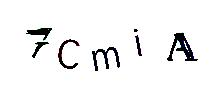

Reproduce this figure in Python.
from urllib.request import urlretrieve
from urllib.request import urlopen
from bs4 import BeautifulSoup
import subprocess
import requests
from PIL import Image
from PIL import ImageOps

def cleanImage(imagepath):
    image = Image.open(imagepath)
    image = image.point(lambda x : 0 if x < 143 else 255)
    borderImage = ImageOps.expand(image, border = 20, fill = 'white')
    borderImage.save(imagepath)

html = urlopen("http://www.pythonscraping.com/humans-only")
bsObj = BeautifulSoup(html, "html.parser")

imageLocation = bsObj.find("img", {"title" : "Image CAPTCHA"})["src"]
formBuildId = bsObj.find("input", {"name" : "form_build_id"})["value"]
captchaSid = bsObj.find("input", {"name" : "captcha_sid"})["value"]
captchaToken = bsObj.find("input", {"name" : "captcha_token"})["value"]

captchaUrl = "http://pythonscraping.com" + imageLocation
urlretrieve(captchaUrl, "captcha.jpg")
cleanImage("captcha.jpg")
p = subprocess.Popen(["tesseract", "captcha.jpg", "captcha"], stdout = subprocess.PIPE, stderr = subprocess.PIPE)
f = open("captcha.txt", "r")

captchaResponse = f.read().replace(" ", "").replace("\n", "")
print(captchaResponse)
